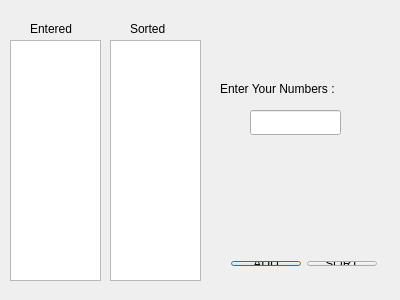
<?xml version="1.0" encoding="UTF-8"?>
<ui version="4.0">
 <class>Dialog</class>
 <widget class="QDialog" name="Dialog">
  <property name="geometry">
   <rect>
    <x>0</x>
    <y>0</y>
    <width>400</width>
    <height>300</height>
   </rect>
  </property>
  <property name="windowTitle">
   <string>Insertion Sort</string>
  </property>
  <widget class="QListWidget" name="listEnter">
   <property name="geometry">
    <rect>
     <x>10</x>
     <y>40</y>
     <width>91</width>
     <height>241</height>
    </rect>
   </property>
  </widget>
  <widget class="QListWidget" name="list_sort">
   <property name="geometry">
    <rect>
     <x>110</x>
     <y>40</y>
     <width>91</width>
     <height>241</height>
    </rect>
   </property>
  </widget>
  <widget class="QLabel" name="label">
   <property name="geometry">
    <rect>
     <x>30</x>
     <y>20</y>
     <width>67</width>
     <height>17</height>
    </rect>
   </property>
   <property name="text">
    <string>Entered</string>
   </property>
  </widget>
  <widget class="QLabel" name="label_2">
   <property name="geometry">
    <rect>
     <x>130</x>
     <y>20</y>
     <width>67</width>
     <height>17</height>
    </rect>
   </property>
   <property name="text">
    <string>Sorted</string>
   </property>
  </widget>
  <widget class="QLineEdit" name="txtNum">
   <property name="geometry">
    <rect>
     <x>250</x>
     <y>110</y>
     <width>91</width>
     <height>25</height>
    </rect>
   </property>
   <property name="inputMethodHints">
    <set>Qt::ImhDigitsOnly</set>
   </property>
   <property name="alignment">
    <set>Qt::AlignCenter</set>
   </property>
  </widget>
  <widget class="QLabel" name="label_3">
   <property name="geometry">
    <rect>
     <x>220</x>
     <y>80</y>
     <width>171</width>
     <height>17</height>
    </rect>
   </property>
   <property name="text">
    <string>Enter Your Numbers :</string>
   </property>
  </widget>
  <widget class="QWidget" name="">
   <property name="geometry">
    <rect>
     <x>220</x>
     <y>250</y>
     <width>168</width>
     <height>27</height>
    </rect>
   </property>
   <layout class="QHBoxLayout" name="horizontalLayout">
    <item>
     <widget class="QPushButton" name="btnAdd">
      <property name="text">
       <string>ADD</string>
      </property>
     </widget>
    </item>
    <item>
     <widget class="QPushButton" name="btnSort">
      <property name="text">
       <string>SORT</string>
      </property>
     </widget>
    </item>
   </layout>
  </widget>
 </widget>
 <layoutdefault spacing="6" margin="11"/>
 <tabstops>
  <tabstop>btnAdd</tabstop>
  <tabstop>btnSort</tabstop>
  <tabstop>txtNum</tabstop>
  <tabstop>list_sort</tabstop>
  <tabstop>listEnter</tabstop>
 </tabstops>
 <resources/>
 <connections/>
</ui>
